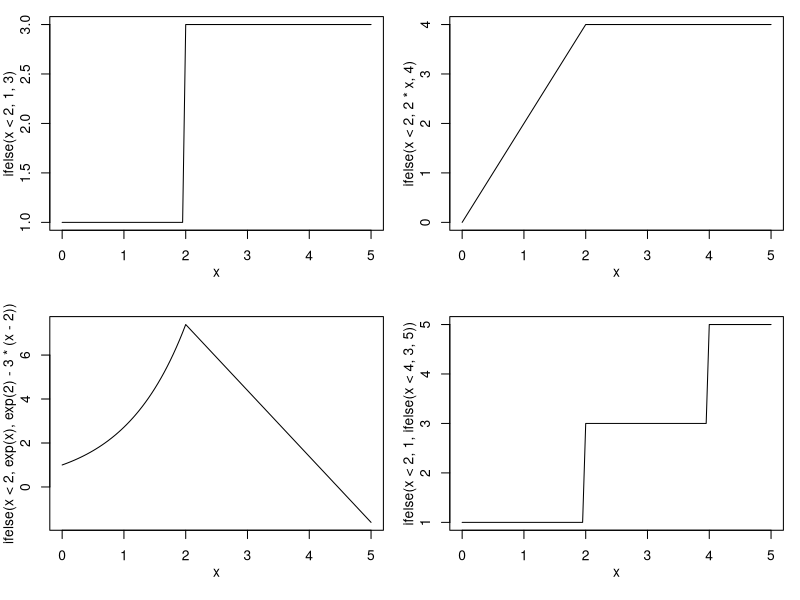

This figure's R source:
## ---- chunk 1
knitr::opts_chunk$set(echo = TRUE)
## ---- chunk 2
result = 1
for(i in 1:10) {
  result = result*i
}
## ---- chunk 3
x = 1:10
y = numeric(10)
for(i in 1:10) {
  y[i] = exp(x[i])
}
## ---- chunk 4
x = 1:10
y = exp(x)
## ---- chunk 5
x = c(1,2,3)
y = c(2,4,NA)
## ---- chunk 6
x + y
x*y
## ---- chunk 7
mean(x)
mean(y)
## ---- chunk 8
mean(y, na.rm = TRUE)
## ---- chunk 9
length(y[!is.na(y)])
## ---- chunk 10
naive_mean = function(x, na.rm = TRUE) {
  total = sum(x, na.rm = na.rm)
  n = length(x[!is.na(x)])
  result = total/n
  return(result)
}
## ---- chunk 11
x = 1:10
naive_mean(x)
## ---- chunk 12
x = c(1,2,NA,4)
naive_mean(x)
## ---- chunk 13
naive_mean(x, na.rm = TRUE)
## ---- chunk 14
xvec = seq(0,7,length=100)
exp1_vec = 2*exp(-xvec/2)
exp2_vec = 2*exp(-xvec)
## ---- chunk 15
expfun = function(x,a=1,b=1) {
   a*exp(-b*x)
 }
exp1_vec = sapply(xvec,expfun,a=2,b=1/2)
exp2_vec = sapply(xvec,expfun,a=2,b=1)
## ---- chunk 16
x=c(-25,-16,-9,-4,-1,0,1,4,9,16,25)
sqrt(ifelse(x<0,0,x))
## ---- chunk 17
op=par(mfrow=c(2,2),mgp=c(2,1,0),mar=c(4.2,3,1,1))
curve(ifelse(x<2,1,3),from=0,to=5)
curve(ifelse(x<2,2*x,4),from=0,to=5)
curve(ifelse(x<2,exp(x),exp(2)-3*(x-2)),from=0,to=5)
curve(ifelse(x<2,1,ifelse(x<4,3,5)),from=0,to=5)
## ---- chunk 18
d1 = D(expression(x^2),"x"); d1
## ---- chunk 19
eval(d1,list(x=2))
## ---- chunk 20
D(d1,"x")
